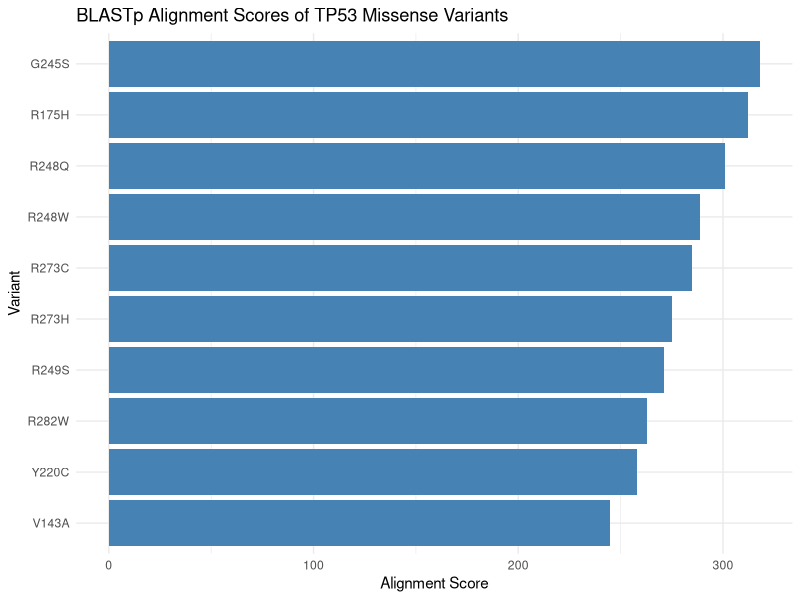
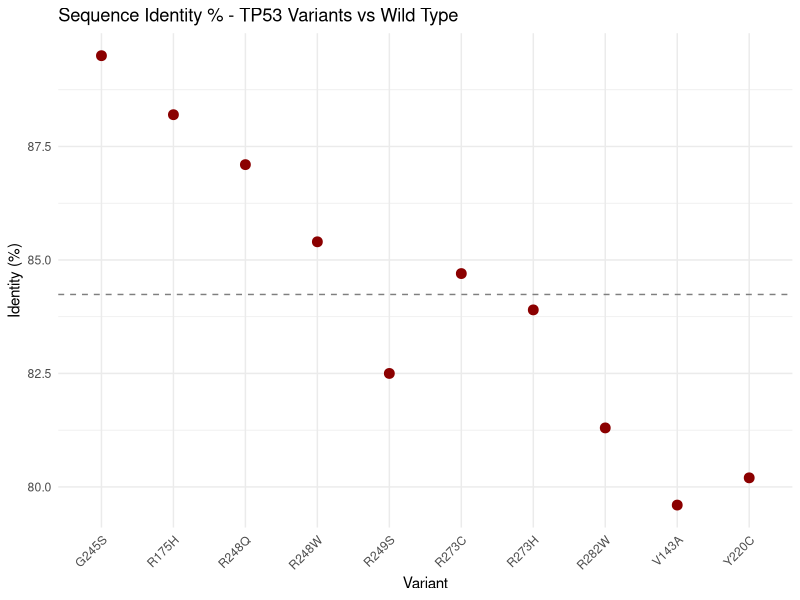
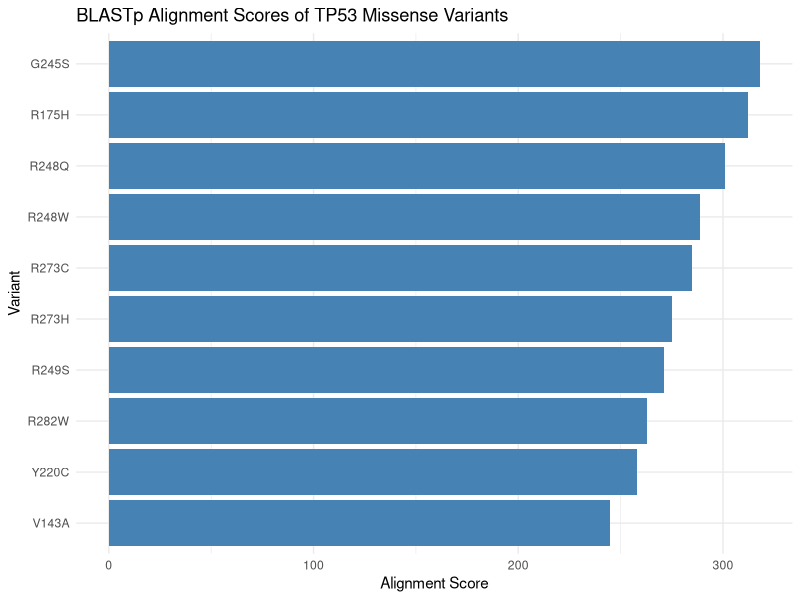
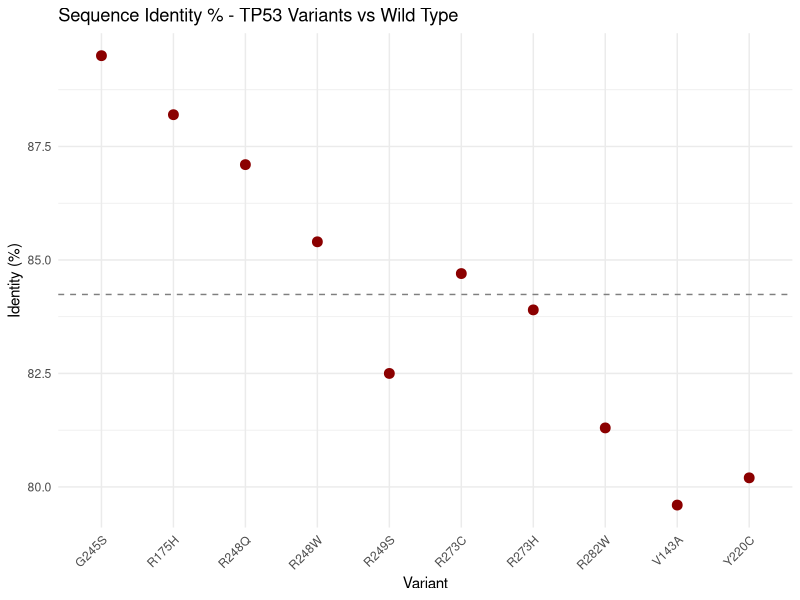

Generate these figures, in order, with R:
# TP53 variant analysis - alignment scores and visualisation
# MSc project | IBAB Bangalore
# used R for the first time properly here, still getting used to ggplot

library(ggplot2)

# manually entered alignment scores from blast output
# identity % values taken from blastp results for each variant vs wildtype

variants <- c("R175H", "R248W", "R248Q", "R273H", "R273C",
              "R282W", "G245S", "V143A", "R249S", "Y220C")

alignment_scores <- c(312, 289, 301, 275, 285, 263, 318, 245, 271, 258)

identity_pct <- c(88.2, 85.4, 87.1, 83.9, 84.7,
                  81.3, 89.5, 79.6, 82.5, 80.2)

# putting it all in a dataframe
df <- data.frame(variants, alignment_scores, identity_pct)

# quick check
print(df)

# basic summary
cat("mean alignment score:", mean(alignment_scores), "\n")
cat("lowest score:", min(alignment_scores), "->", variants[which.min(alignment_scores)], "\n")
cat("highest score:", max(alignment_scores), "->", variants[which.max(alignment_scores)], "\n")

# bar plot of alignment scores
# tried a few colour options, went with this one
ggplot(df, aes(x = reorder(variants, alignment_scores), y = alignment_scores)) +
  geom_bar(stat = "identity", fill = "steelblue") +
  coord_flip() +
  labs(title = "BLASTp Alignment Scores of TP53 Missense Variants",
       x = "Variant",
       y = "Alignment Score") +
  theme_minimal()

ggsave("tp53_alignment_scores.png", width = 7, height = 5)
cat("plot saved\n")

# scatter plot - identity % for each variant
ggplot(df, aes(x = variants, y = identity_pct)) +
  geom_point(size = 3, colour = "darkred") +
  geom_hline(yintercept = mean(identity_pct), linetype = "dashed", colour = "grey50") +
  labs(title = "Sequence Identity % - TP53 Variants vs Wild Type",
       x = "Variant",
       y = "Identity (%)") +
  theme_minimal() +
  theme(axis.text.x = element_text(angle = 45, hjust = 1))

ggsave("tp53_identity_scatter.png", width = 7, height = 5)
cat("scatter plot saved\n")

# R248W and R273H had notably lower identity scores
# consistent with what the literature says about these being
# highly destabilising mutations in the DNA binding domain
